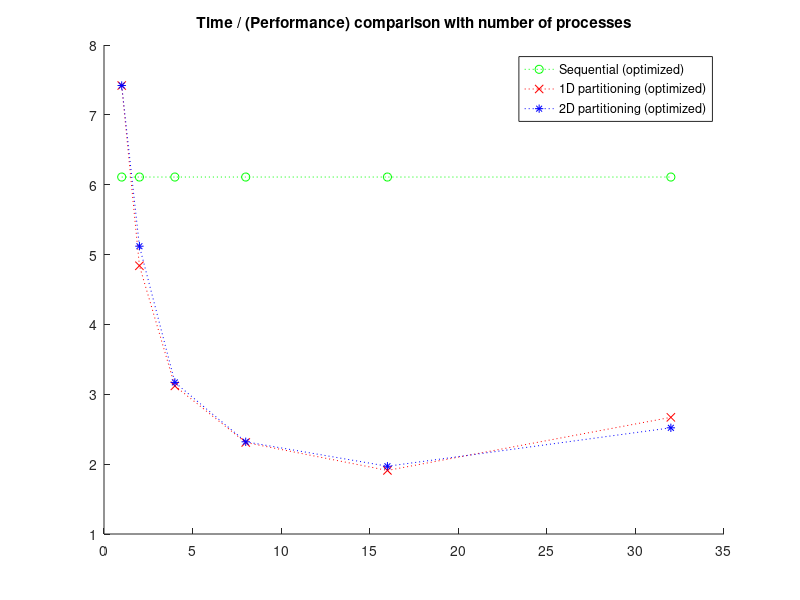
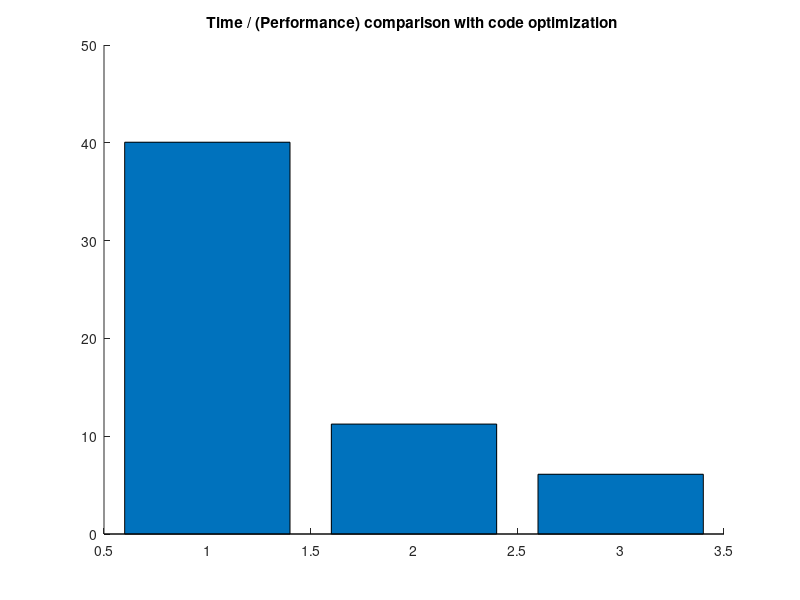

The MATLAB source for these figures, in order: (Note: this script raises an error after producing the figures.)
close all;
X_1D = [1,2,4,8,16,32]
T_1D = [7.42,4.84,3.12,2.31,1.91,2.67]

X_2D =[1,2,4,8,16,32];
T_2D = [7.42,05.12,3.17,2.32,1.97,2.52]

X_SEQ = [1,2,4,8.16,32]
T_SEQ = ones(1,6) * 40.06

X_SEQ_FOR = [1,2,4,8,16,32]
T_SEQ_FOR = ones(1,6) * 11.24

X_1D_FOR = [1,2,4,8,16,32]
T_1D_FOR = [12.52,7.38,4.38,2.99,2.84,2.78]

X_SEQ_OPT = [1,2,4,8.16,32]
T_SEQ_OPT = ones(1,6) * 06.11

X = X_1D
figure;
title('Time / (Performance) comparison with number of processes')
hold on;
%plot(X,T_SEQ)

plot(X,T_SEQ_OPT,':go')

plot(X,T_1D,':rx')

plot(X,T_2D, ':b*')
legend('Sequential (optimized)','1D partitioning (optimized)', '2D partitioning (optimized) ')
saveas(gcf,'all_algo_performance.png')
%%
figure;
title('Time / (Performance) comparison with code optimization ')
hold on;
x = {'2D Array + For Loop','1D Array + For Loop','1D Array + Loop Unrolling'};
t = [T_SEQ(1), T_SEQ_FOR(1), T_SEQ_OPT(1)];
b = bar(t)
b(1).FaceColor = 'blue'

set(gca, 'XTick', 1:4, 'XTickLabel', x);
saveas(gcf,'code_optimization.png')


% plot(X,T_SEQ,':go')
% plot(X,T_SEQ_FOR,':rx')
% plot(X,T_SEQ_OPT,':b*')
%legend('Sequential with 2D boolean array (For loop)','Sequential with 1D int array(For loop)', 'Sequential with 1D int array (IF -loop unrolling)')

%%
figure;
title('Time / (Performance) comparison for 1D partitioning with number of processes ')
hold on;
plot(X,T_1D,':b*')
plot(X,T_1D_FOR,':rx')
legend('1D Partitioning with For Loop','1D Partitioning (IF -loop unrolling)')
saveas(gcf,'all_algo_code_optimization.png')
